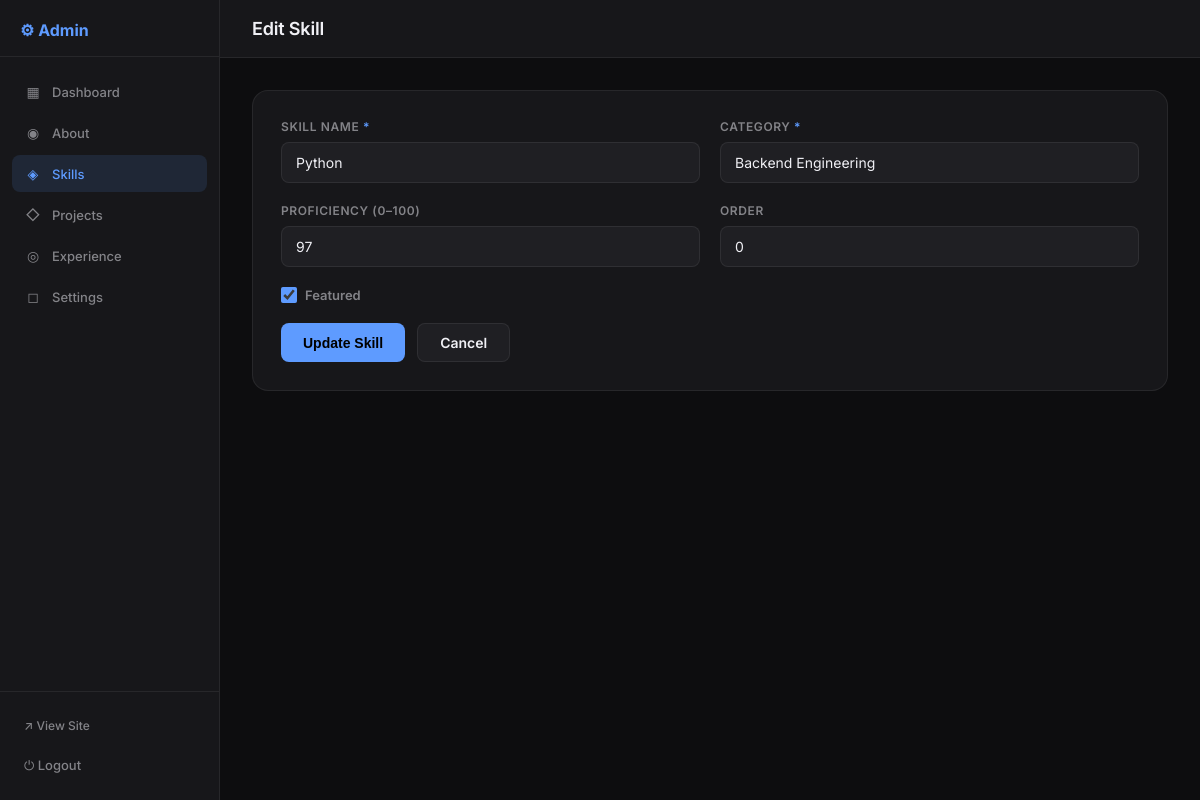
Page /admin/skills/1/edit (signed in) on the committed database.
### app/models/content.py (models this page shows, shortened)
class Skill(db.Model):
    __tablename__ = "skills"
    id = db.Column(db.Integer, primary_key=True)
    name = db.Column(db.String(100), nullable=False)
    category = db.Column(db.String(50), nullable=False)  # e.g. "language", "framework", "tool", "domain"
    proficiency = db.Column(db.Integer, default=90)  # 0-100
    icon = db.Column(db.String(50), default="code")  # icon name/class
    order = db.Column(db.Integer, default=0)
    is_featured = db.Column(db.Boolean, default=False)

### app/views/admin.py (the view)
@admin_bp.route("/skills/<int:skill_id>/edit", methods=["GET", "POST"])
@login_required
def skill_edit(skill_id):
    skill = Skill.query.get_or_404(skill_id)
    if request.method == "POST":
        content_ctrl.update_skill(skill, request.form)
        flash("Skill updated.", "success")
        return redirect(url_for("admin.skills"))
    return render_template("admin/skill_edit.html", skill=skill)

### app/models/admin.py (called while the page is built)
@login_manager.user_loader
def load_user(user_id):
    return AdminUser.query.get(int(user_id))

### app/templates/admin/skill_edit.html (shortened to what this page needs)
{% extends "admin/base.html" %}
{% block page_title %}Edit Skill{% endblock %}
{% block content %}
<div class="admin-section">
  <form method="POST" action="{{ url_for('admin.skill_edit', skill_id=skill.id) }}" class="admin-form">
    <div class="form-row">
      <div class="form-group">
        <label>Skill Name <span class="req">*</span></label>
        <input type="text" name="name" value="{{ skill.name }}" required />
      </div>
      <div class="form-group">
        <label>Category <span class="req">*</span></label>
        <input type="text" name="category" value="{{ skill.category }}" required />
      </div>
    </div>
    <div class="form-row">
      <div class="form-group">
        <label>Proficiency (0–100)</label>
        <input type="number" name="proficiency" min="0" max="100" value="{{ skill.proficiency }}" />
      </div>
      <div class="form-group">
        <label>Order</label>
        <input type="number" name="order" value="{{ skill.order }}" />
      </div>
    </div>
    <div class="form-group form-group--check">
      <label><input type="checkbox" name="is_featured" {% if skill.is_featured %}checked{% endif %}/> Featured</label>
    </div>
    <div class="form-actions">
      <button type="submit" class="btn btn--primary">Update Skill</button>
      <a href="{{ url_for('admin.skills') }}" class="btn btn--ghost">Cancel</a>
    </div>
  </form>
</div>
{% endblock %}

### app/static/css/admin.css (style rules this page uses)
*, *::before, *::after { box-sizing: border-box; margin: 0; padding: 0; }
:root { --bg: #0d0d0f; --surface: #17171a; --surface-2:#1f1f23; --border: rgba(255,255,255,0.07); --white: #f0f0f5; --muted: rgba(240,240,245,0.5); --accent: #5e9bff; --danger: #f87171; --success: #34d399; --warn: #fbbf24; --font: 'Inter', -apple-system, BlinkMacSystemFont, sans-serif; --sidebar-w: 220px; --radius: 12px; }
body { font-family: var(--font); background: var(--bg); color: var(--white); -webkit-font-smoothing: antialiased; }
.admin-body { display: flex; min-height: 100vh; }
.admin-section { background: var(--surface); border: 1px solid var(--border); border-radius: 16px; padding: 28px; margin-bottom: 24px; }
.admin-form { display: flex; flex-direction: column; gap: 20px; }
.form-row { display: grid; grid-template-columns: 1fr 1fr; gap: 20px; }
.form-group { display: flex; flex-direction: column; gap: 8px; }
.form-group label { font-size: 12px; font-weight: 600; letter-spacing: 0.05em; text-transform: uppercase; color: var(--muted); }
.req { color: var(--accent); }
.form-group input, .form-group textarea, .form-group select { background: var(--surface-2); border: 1px solid var(--border); border-radius: 8px; padding: 11px 14px; font-family: var(--font); font-size: 14px; color: var(--white); outline: none; transition: border-color 0.2s, box-shadow 0.2s; resize: vertical; }
.form-group input::placeholder, .form-group textarea::placeholder { color: rgba(240,240,245,0.25); }
.form-group--check { flex-direction: row; align-items: center; }
.form-group--check label { font-size: 13px; text-transform: none; letter-spacing: 0; display: flex; align-items: center; gap: 8px; cursor: pointer; }
.form-group--check input[type="checkbox"] { width: 16px; height: 16px; accent-color: var(--accent); cursor: pointer; }
.form-actions { display: flex; gap: 12px; flex-wrap: wrap; }
.btn { display: inline-flex; align-items: center; justify-content: center; padding: 10px 22px; border-radius: 8px; font-size: 14px; font-weight: 600; cursor: pointer; border: none; text-decoration: none; transition: all 0.2s; }
.btn--primary { background: var(--accent); color: #000; }
.btn--ghost { background: var(--surface-2); color: var(--white); border: 1px solid var(--border); }

### rows in the picture
Skill: name "Python", category "Backend Engineering", proficiency "97", order "0", is_featured "☑"
